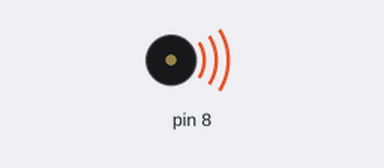
A sketch run on a simulated Arduino Uno, built with avr-gcc and run on an emulated ATmega328P. Shown: buzzer (waves = sounding).

Above: at 2.6 s.
At 3.5 s:
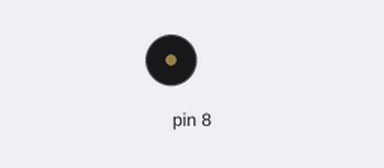
Timing chart, 0 to 5.2 s (numbered marks = the images above):
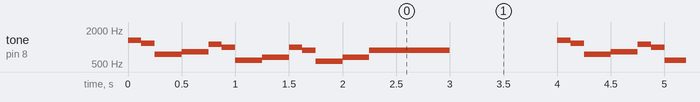

Measured:
- by itself, tone on pin 8: repeats every 4.0 s: 1175 Hz 0.13 s, 740 Hz 0.25 s, 831 Hz 0.25 s, 1109 Hz 0.13 s, 988 Hz 0.13 s, 587 Hz 0.25 s, 659 Hz 0.25 s, 988 Hz 0.13 s, 880 Hz 0.13 s, 554 Hz 0.25 s, 659 Hz 0.25 s, 880 Hz 0.75 s, silent 1.0 s, 1319 Hz 0.13 s

The sketch:

mbot_musical_tone_test.ino
```cpp
/**
Functions used from the Makeblock libraries
Author: Sangit Sasidhar
**/

#include "MeMCore.h"

#define SERIAL_MONITOR_ACTIVATE 0 /* Set to 1 to use the serial monitor; set to 0 to disable the serial monitor  */

MeBuzzer buzzer;


void celebrate() { // Code for playing celebratory tune (Nokia Ringtone)
  buzzer.tone(1319, 125);
  buzzer.tone(1175, 125);
  buzzer.tone(740, 250);
  buzzer.tone(831, 250);
  buzzer.tone(1109, 125);
  buzzer.tone(988, 125);
  buzzer.tone(587, 250);
  buzzer.tone(659, 250);
  buzzer.tone(988, 125);
  buzzer.tone(880, 125);
  buzzer.tone(554, 250);
  buzzer.tone(659, 250);
  buzzer.tone(880, 750);
  buzzer.noTone();
}

void setup()
{
  if(SERIAL_MONITOR_ACTIVATE)
    Serial.begin(9600);
}


void loop()
{

  celebrate();
  delay(1000);

}
```
